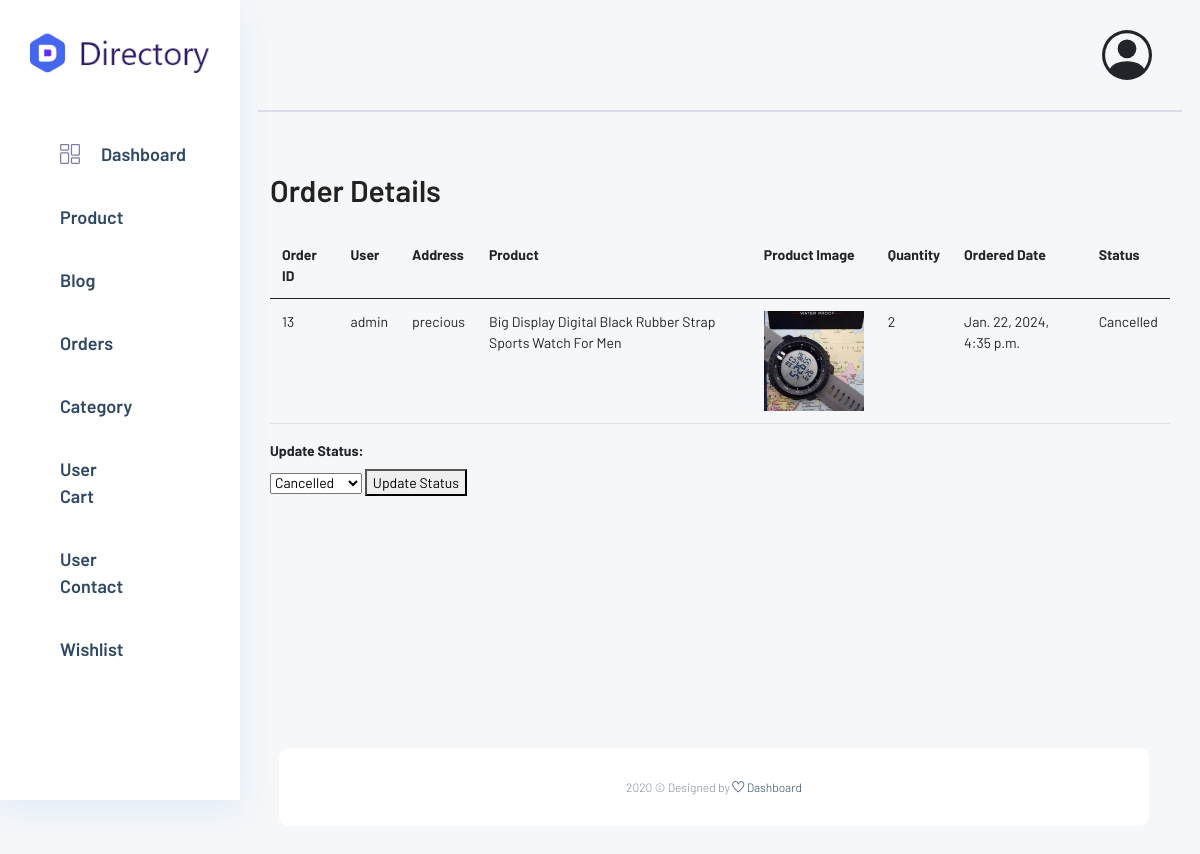
Screenshot of /app2/order/13/ (signed in) with the database file from the repository.
### app/models.py (models this page shows, shortened)
class Order(models.Model):
    user = models.ForeignKey(User, verbose_name="User", on_delete=models.CASCADE)
    address = models.ForeignKey(Address, verbose_name="Shipping Address", on_delete=models.CASCADE)
    product = models.ForeignKey(Product, verbose_name="Product", on_delete=models.CASCADE)
    quantity = models.PositiveIntegerField(verbose_name="Quantity")
    ordered_date = models.DateTimeField(auto_now_add=True, verbose_name="Ordered Date")
    price = models.DecimalField(max_digits=8, decimal_places=2)
    status = models.CharField(
        choices=STATUS_CHOICES,
        max_length=50,
        default="Pending"
        )

class Address(models.Model):
    user = models.ForeignKey(User, verbose_name="User", on_delete=models.CASCADE)
    locality = models.CharField(max_length=150, verbose_name="Nearest Location")
    city = models.CharField(max_length=150, verbose_name="City")
    state = models.CharField(max_length=150, verbose_name="State")
    def __str__(self):
        return self.locality

class Product(models.Model):
    GENDER_CHOICES = (
        ('Men', 'Men'),
        ('Women', 'Women'),
        ('Unisex', 'Unisex'),
    )
    title = models.CharField(max_length=150, verbose_name="Product Title")
    slug = models.SlugField(max_length=160, verbose_name="Product Slug")
    sku = models.CharField(max_length=255, unique=True, verbose_name="Unique Product ID (SKU)")
    gender = models.CharField(max_length=10, choices=GENDER_CHOICES, default='Unisex')
    gender_slug = models.SlugField(max_length=10, editable=False)
    short_description = models.TextField(verbose_name="Short Description")
    detail_description = RichTextField()
    product_image = models.ImageField(upload_to='product',  null=True, verbose_name="Product Image")
    price = models.DecimalField(max_digits=8, decimal_places=2)
    category = models.ForeignKey(Category, verbose_name="Product Categoy", on_delete=models.DO_NOTHING)
    is_active = models.BooleanField()
    is_featured = models.BooleanField()
    created_at = models.DateTimeField(auto_now_add=True, verbose_name="Created Date")
    updated_at = models.DateTimeField(auto_now=True, verbose_name="Updated Date")
    class Meta:
        verbose_name_plural = 'Products'
        ordering = ('-created_at', )
    def __str__(self):
        return self.title

### app2/views.py (the view, shortened to what this page needs)
# urls.py: path('order/<int:order_id>/', views.OrderDetailView.as_view(), name='order_detail'),
@method_decorator([login_required(login_url='app2:app2login'), superadmin_required], name='dispatch')
class OrderDetailView(View):
    def get(self, request, order_id):
        order = get_object_or_404(Order, pk=order_id)
        return render(request, 'app2/order_detail.html', {'order': order})

### app/context_preprocessors.py (called while the page is built)
def store_menu(request):
    categories = Category.objects.filter(is_active=True)
    context = {
        'categories_menu': categories,
    }
    return context

def cart_menu(request):
    if request.user.is_authenticated:
        cart_items= Cart.objects.filter(user=request.user)
        context = {
            'cart_items': cart_items,
        }
    else:
        context = {}
    return context

def wishlist_count(request):
    if request.user.is_authenticated:
        wishlist_items = WishlistItem.objects.filter(user=request.user)
        wishlist_count = wishlist_items.count()
    else:
        wishlist_count = 0
    return {'wishlist_count': wishlist_count}

def social_links(request):
    links = SocialMediaLink.objects.all()
    return {'social_media_links': links}

def contact_info(request):
    contact_info = ContactInfo.objects.first()
    return {'contact_info': contact_info}

### app2/context_preprocessors.py (called while the page is built)
def user_info(request):
    user = request.user
    return {'user_info': user}

### app2/templates/app2/order_detail.html (shortened to what this page needs)
{% extends 'app2/base.html' %}
{% load static %}
{% block content %}
<div class="main_content_iner">
    <div class="container-fluid p-0 sm_padding_15px">
        <div class="row justify-content-center">
            <div class="col-12">
                <div class="dashboard_header mb-4">
                    <h2>Order Details</h2>
                </div>
                <div class="row">
                    <div class="col-12">
                        <div class="table-responsive">
                            <table class="table">
                                <thead>
                                    <tr>
                                        <th>Order ID</th>
                                        <th>User</th>
                                        <th>Address</th>
                                        <th>Product</th>
                                        <th>Product Image</th>
                                        <th>Quantity</th>
                                        <th>Ordered Date</th>
                                        <th>Status</th>
                                    </tr>
                                </thead>
                                <tbody>
                                    <tr>
                                        <td>{{ order.id }}</td>
                                        <td>{{ order.user }}</td>
                                        <td>{{ order.address }}</td>
                                        <td>{{ order.product }}</td>
                                        <td><img src="{{ order.product.product_image.url }}" alt="{{ order.product.title }}" width="100"></td>
                                        <td>{{ order.quantity }}</td>
                                        <td>{{ order.ordered_date }}</td>
                                        <td>{{ order.status }}</td>
                                    </tr>
                                </tbody>
                            </table>
                            <form method="post">
                                <label for="status">Update Status:</label>
                                <select name="status" id="status">
                                    <option value="Cancelled" {% if order.status == 'Cancelled' %}selected{% endif %}>Cancelled</option>
                                </select>
                                <button type="submit">Update Status</button>
                            </form>
                        </div>
                    </div>
                </div>
            </div>
        </div>
    </div>
</div>
{% endblock %}

### app2/static/app2/css/colors/default.css (style rules this page uses)
label { font-weight: bold; display: block; margin-bottom: 8px; }

### rows the page displays
Order: id "13", user "admin", address "precious", product "Big Display Digital Black Rubber Strap Sports Watch For Men", product.product_image (picture), quantity "2", ordered_date "Jan. 22, 2024, 4:35 p.m.", status "Cancelled"
